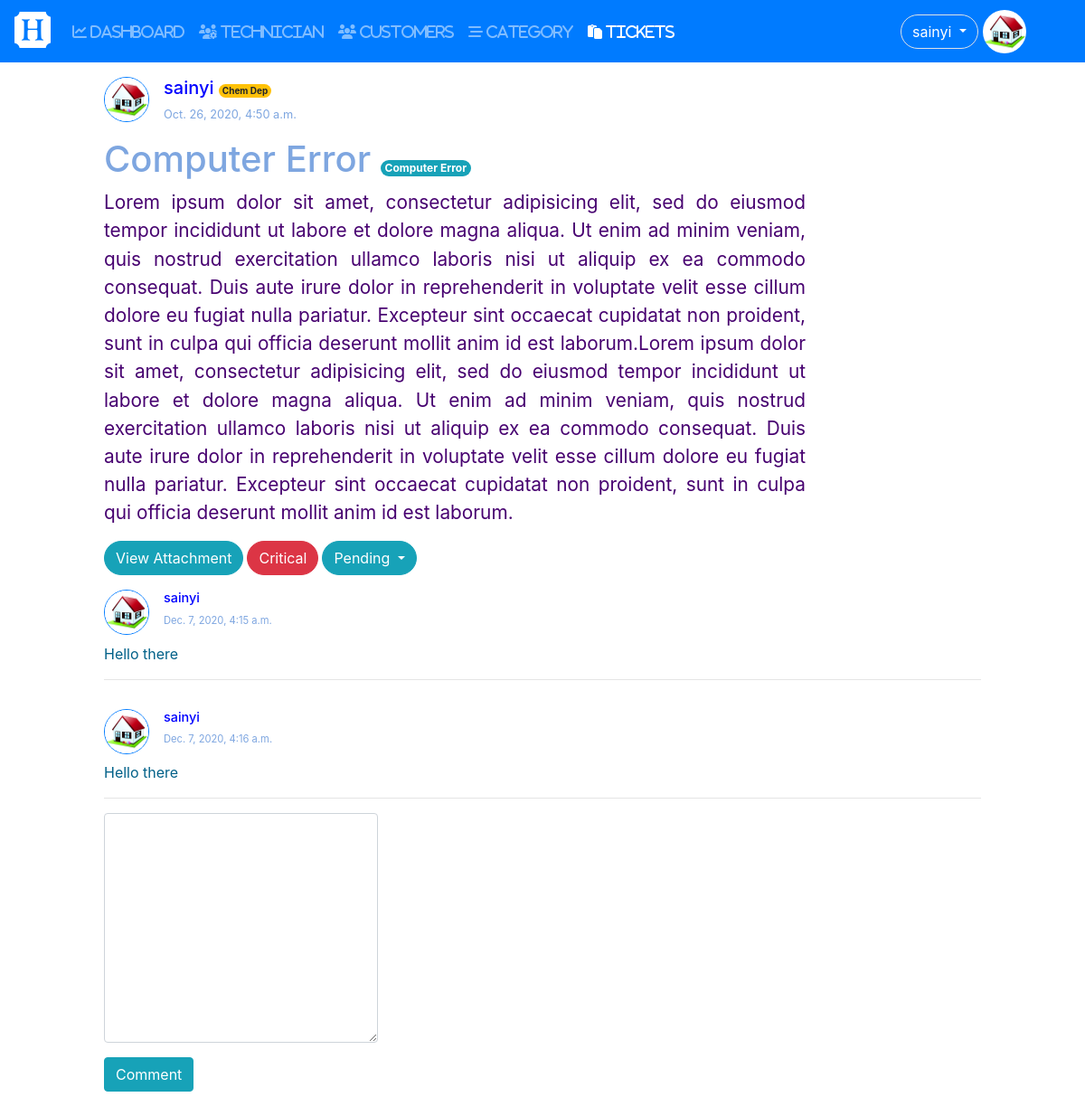
/1/ (signed in), run on an earlier commit of the app's database.
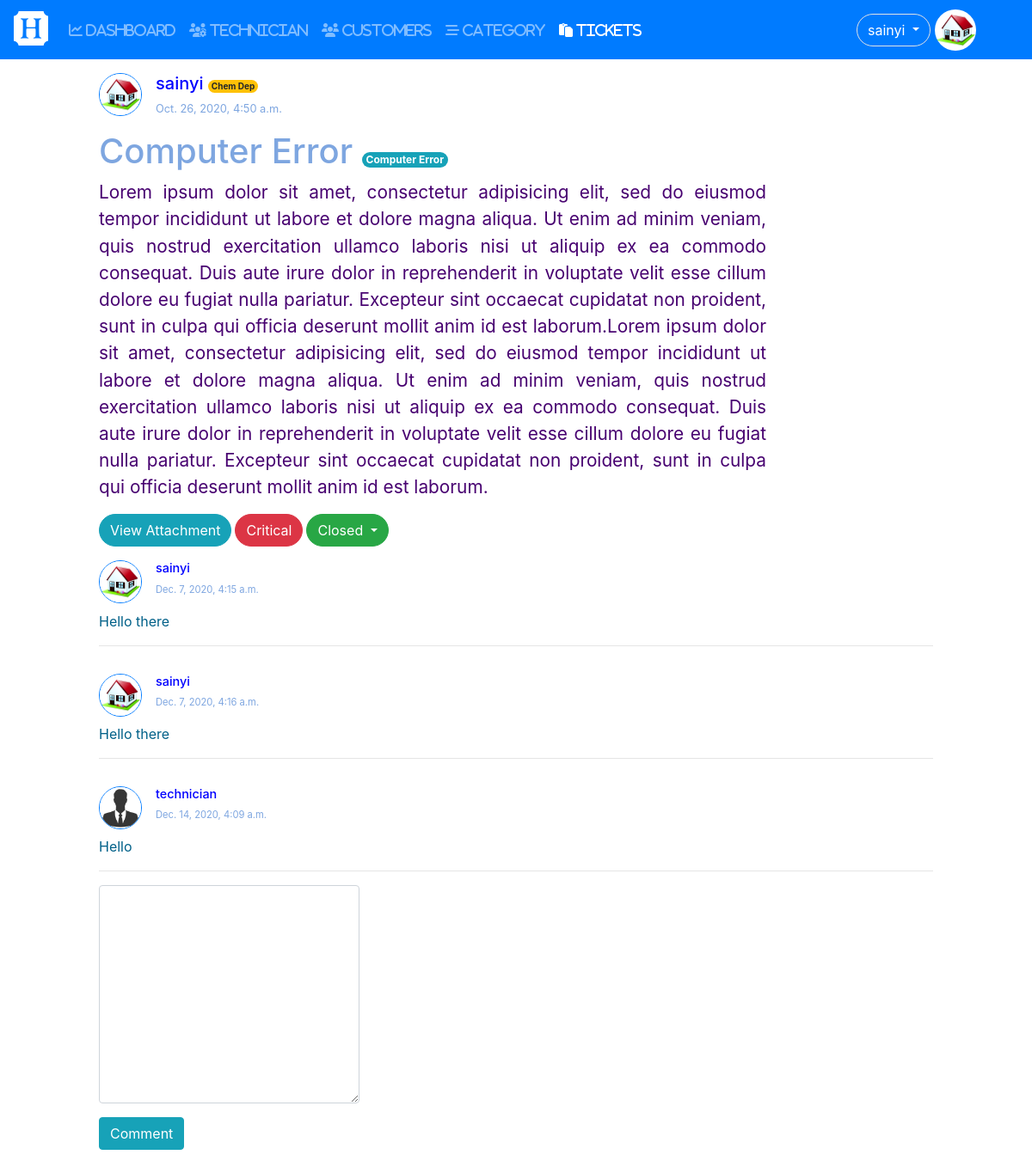
And on a later commit of the database.
### user/models.py (models this page shows, shortened)
class Profile(models.Model):#User
	user = models.OneToOneField(settings.AUTH_USER_MODEL,on_delete=models.CASCADE);
	photo = models.ImageField(null=True,blank=True,default='default.jpg');
	birthday = models.DateField(null=True,blank=True);
	phone = models.CharField(max_length=20,null=True,blank=True);
	address = models.TextField(null=True,blank=True);
	GENDER = (
				('other','Other'), # (Key,value)
				('male','Male'),
				('female','Female')
			);
	gender = models.CharField(max_length=100,choices = GENDER,default='other');

### tickets/models.py (models this page shows, shortened)
class Tickets(models.Model):
	user = models.ForeignKey(User,on_delete=models.CASCADE);
	category = models.ForeignKey(Category,on_delete=models.CASCADE,blank=True,null=True);
	name = models.CharField(max_length = 200);
	subject = models.CharField(max_length = 300);
	description = models.TextField();
	attachment = models.FileField(upload_to = "tickets/files/",null=True,blank=True);
	STATUS_CHOICES = (
						('Open','open'), # (Key,value)
						('Pending','pending'),
						('Closed','closed')
					 );
	SET_PRIORITY = (
					('critical','Critical'),
					('urgent','Urgent'),
					('normal','Normal'),
					('not_important','Not Important'),
				   );
	status = models.CharField(max_length=100,choices=STATUS_CHOICES,default='Open');
	priority = models.CharField(max_length=100,choices= SET_PRIORITY,default = 'not_important');
	created = models.DateTimeField(auto_now =True);
	updated = models.DateTimeField(auto_now_add = True);

class Category(models.Model):
	name = models.CharField(max_length=150);
	slug = models.SlugField(max_length=150,unique=True);
	def __str__(self):
		return self.name;

class Comment(models.Model):
	ticket = models.ForeignKey(Tickets,on_delete=models.CASCADE);
	user = models.ForeignKey(User,on_delete=models.CASCADE);
	comment = models.TextField();
	updated = models.DateTimeField(auto_now=True);

### tickets/views.py (the view)
# urls.py: path('<int:id>/',views.ticket_detail,name='ticket-detail'),
@login_required
def ticket_detail(request,id):
	ticket = Tickets.objects.get(pk=id);
	categories = Category.objects.all();
	pri_design = '';
	priority = '';
	if ticket.priority == 'critical':
		pri_design = 'btn btn-danger rounded-pill';
		priority = "Critical";
	elif ticket.priority == 'urgent':
		pri_design = 'btn btn-warning rounded-pill';
		priority = 'Urgent';
	elif ticket.priority == 'normal':
		pri_design = 'btn btn-info rounded-pill';
		priority = "Normal";
	else:
		pri_design = 'btn btn-success rounded-pill';
		priority = "Not Important";
	comments = Comment.objects.filter(ticket=ticket);
	if request.method == 'POST':
		comment_form = CommentForm(data=request.POST);
		if comment_form.is_valid():
			new_comment = comment_form.save(commit = False);
			new_comment.ticket = ticket;
			new_comment.user = request.user;
			new_comment.save();
			comment_form = CommentForm();
	else:
		comment_form = CommentForm();
	return render(request,'tickets/ticket_detail.html',{'ticket':ticket,
														'comment_form':comment_form,
														'comments':comments,
														'pri_design':pri_design,
														'priority':priority,
														'nav_ticket':'active',
														'categories':categories
														});

### tickets/forms.py
class CommentForm(forms.ModelForm):
	def __init__(self, *args, **kwargs):
		super().__init__(*args, **kwargs);
		self.helper = FormHelper(self);
		self.helper.form_show_labels = False;
	class Meta:
		model = Comment;
		fields = ('comment',);

### tickets/templates/tickets/ticket_detail.html (shortened to what this page needs)
{% extends 'user/base.html' %}
{% load crispy_forms_tags %}
{% block content %}
<div>
	<div style="
		display: inline-flex;
	"
	>
		<div>
			<img src="{{ticket.user.profile.photo.url}}" alt="profile"
			width="50" height="50"
			class="border border-primary rounded-circle mr-3"
			>
		</div>
		<div>
			<h5 style="color: blue;">{{ticket.user.username}}
				<span class="badge badge-warning rounded-pill"
					style="font-size: 0.5em;"
				>{{ticket.name}}</span>
			</h5>
			<p style="font-size: 0.8em;color: #7EA6E0;">{{ticket.updated}}</p>
		</div>
	</div>
	<div style="
		width: 80%;
	">
		<h3 style="
			color: #7EA6E0;
			font-size: 2.5em;
		">{{ticket.subject}}
		{% if request.user.is_superuser or request.user.is_staff %}
		<span class="badge badge-info rounded-pill"
			  style="font-size: 0.3em;"
		>{{ticket.category}}
		</span>
		{% endif %}
		</h3>
		<p style="text-align: justify;font-size: 1.3em;
		color: #470070;
		">{{ticket.description}}</p>
		<div style="display: inline-flex;">
		{% if ticket.attachment %}
		<a href={{ticket.attachment.url}} class="btn btn-info rounded-pill mr-1">View Attachment</a>
		{% endif %}
		<div class="{{pri_design}} mr-1">{{priority}}</div>
		{% if ticket.status == 'Open' %}
			{% if request.user.is_superuser or request.user.is_staff %}
			<div class="btn-group">
			  <button type="button" class="btn btn-danger dropdown-toggle rounded-pill" data-toggle="dropdown" aria-haspopup="true" aria-expanded="false">
			    Open
			  </button>
			  <div class="dropdown-menu">
			    <a class="dropdown-item" href="pending">Pending</a>
			    <a class="dropdown-item" href="close">Close</a>
			  </div>
			</div>
			{% else %}
			<div class="btn btn-danger rounded-pill">Open</div>
			{% endif %}
		{% elif ticket.status == 'Pending' %}
		{% if request.user.is_superuser or request.user.is_staff %}
		<div class="btn-group">
			  <button type="button" class="btn btn-info dropdown-toggle rounded-pill" data-toggle="dropdown" aria-haspopup="true" aria-expanded="false">
			    Pending
			  </button>
		</div>
		{% else %}
		<div class="btn btn-info rounded-pill">Open</div>
		{% endif %}
		{% else %}
		{% if request.user.is_superuser or request.user.is_staff %}
		<div class="btn-group">
			  <button type="button" class="btn btn-success dropdown-toggle rounded-pill" data-toggle="dropdown" aria-haspopup="true" aria-expanded="false">
			    Closed
			  </button>
			</div>
		{% else %}
		<div class="btn btn-success rounded-pill">Open</div>
		{% endif %}
		{% endif %}
	</div>
	</div>
	<div>
		{%for comment in comments %}
		<div style="display:inline-flex;" class="mt-3">
			<div>
				<img src="{{comment.user.profile.photo.url}}"
					width="50" height="50"
					class="border border-primary rounded-circle mr-3"
					alt="Profile"
				>
			</div>
			<div>
				<h5 style="font-size: 0.9em;color:blue;">{{comment.user.username}}</h5>
				<p style="font-size: 0.7em;color:#7EA6E0">{{comment.updated}}</p>
			</div>
		</div>
		<br>
		<div>
			<p style="
				color: #006088;
			">{{comment.comment}}</p>
		</div>
		<hr>
		{% endfor %}
	</div>
	<div class="row">
		<div class="col">
			<form method="POST" novalidate>
				{{comment_form.comment|as_crispy_field}}
				<input type="submit" name="submit" value="Comment" class="btn btn-info mb-5">
			</form>
		</div>
		<div class="col"></div>
		<div class="col"></div>
	</div>
</div>
{% endblock %}

### user/templates/user/base.html (shortened to what this page needs)
{% load static %}
<!doctype html>
<html lang="en">
  <head>
    <link rel="stylesheet" href="https://cdn.jsdelivr.net/npm/bootstrap@4.5.3/dist/css/bootstrap.min.css">
  </head>
  <body>
  {% if user.is_authenticated %}
  {% include 'user/naviation.html'%}
  {% endif %}
    <div class="container-fluid">
      <div class="row mt-3">
        <div class="col-1">
        </div>
        <div class="col-10">
            {% block content %}
            {% endblock content %}
        </div>
        <div class="col-1">
        </div>
      </div>
    </div>
  </body>
</html>

### user/templates/user/naviation.html (shortened to what this page needs)
  <nav class="navbar navbar-expand-lg navbar-dark bg-primary">
  {% load static %}
  <a class="navbar-brand" href="#"><i class="fab fa-hire-a-helper" style="font-size: 2em;"></i></a>
  <div class="collapse navbar-collapse" id="navbarNavDropdown">
    <ul class="navbar-nav">
      <li class="nav-item {{dashboard}}">
        <a class="nav-link" href="{% url 'dashboard'%}"><i class="fas fa-chart-line"> DASHBOARD</i><span class="sr-only">(current)</span></a>
      </li>
      {% if user.is_superuser or user.is_staff %}
        {% if user.is_superuser %}
        <li class="nav-item {{tech}}">
          <a class="nav-link" href="{% url 'tech-view' %}"><i class="fas fa-users-cog"> TECHNICIAN</i></a>
        </li>
        <li class="nav-item {{customer}}">
          <a class="nav-link" href="{% url 'customer-view' %}"><i class="fas fa-users"> CUSTOMERS</i></a>
        </li>
        {% endif %}
        <li class="nav-item {{category}}">
          <a class="nav-link" href="{% url 'new-category' %}"><i class="fas fa-stream"> CATEGORY</i></a>
        </li>
        <li class="nav-item {{nav_ticket}}">
          <a class="nav-link" href="{% url 'tickets' %}"><i class="fas fa-paste"> TICKETS</i></a>
          {% else %}
          <a class="nav-link" href="create">NEW TICKETS</a>
          <a class="nav-link" href="#">ABOUT US</a>
          {% endif %}
        </li>
    </ul>
  </div>
        <div class="btn-group">
            <button type="button" class="btn btn-primary border rounded-pill m-1 dropdown-toggle" data-toggle="dropdown" aria-haspopup="true" aria-expanded="false">
              {{user.username}}
            </button>
          </div>
          <img src = '{{user.profile.photo.url}}' class="rounded-circle border border-primary mr-5" style="width:50px; height:50px;">
</nav>

What changed in the data, as far as the page shows it:
changed Tickets "Computer Error": status "Pending" → "Closed" (drawn)
added Comment: user.profile.photo (placeholder picture), user.username "technician", updated "Dec. 14, 2020, 4:09 a.m.", comment "Hello"
Also different on the page:
text no longer shown: "Pending"
text now shown: "Closed"
